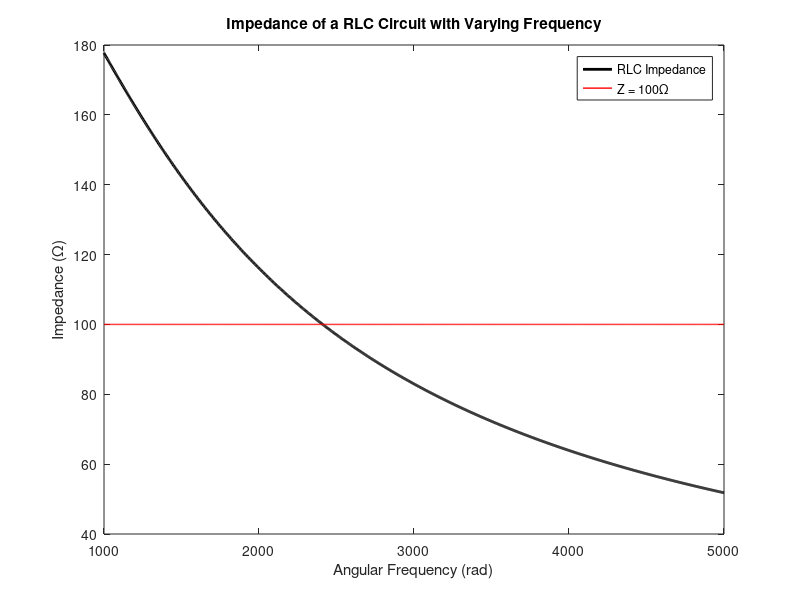

This figure's MATLAB source:
%{
Initializing and Arrays for Constants in 
Impedance Formula and the Z = 100 
%}
freq_array = linspace(1000, 5000, 1000);
omega_array = 2*pi*freq_array;
constImped_array = 100*ones(1,1000);
imped_array = zeros(size(omega_array));

% Function for Calculating Impedance Values
function value = zImped(omega)
R = 225;
C = 0.0000006;
L = 0.5;

value = 1/(sqrt(1/R^2 + (omega*C - 1/(omega*L))^2));
end

%{
Populating Impedance Array Using the 
Impedance Function and Angular Frequency Values 
%}
for k = 1:1000
    imped_array(k) = zImped(omega_array(k));
end

% Graph the Impedance Function and Line of Constant Impedance Together
plot(freq_array, imped_array, 'k', 'LineWidth', 2, 'DisplayName', 'RLC Impedance');
hold on;
plot (freq_array, constImped_array, 'r', 'LineWidth', 1, 'DisplayName', 'Z = 100Ω');
ylabel('Impedance (Ω)');
xlabel('Angular Frequency (rad)');
title('Impedance of a RLC Circuit with Varying Frequency');
legend;
ginput(1);